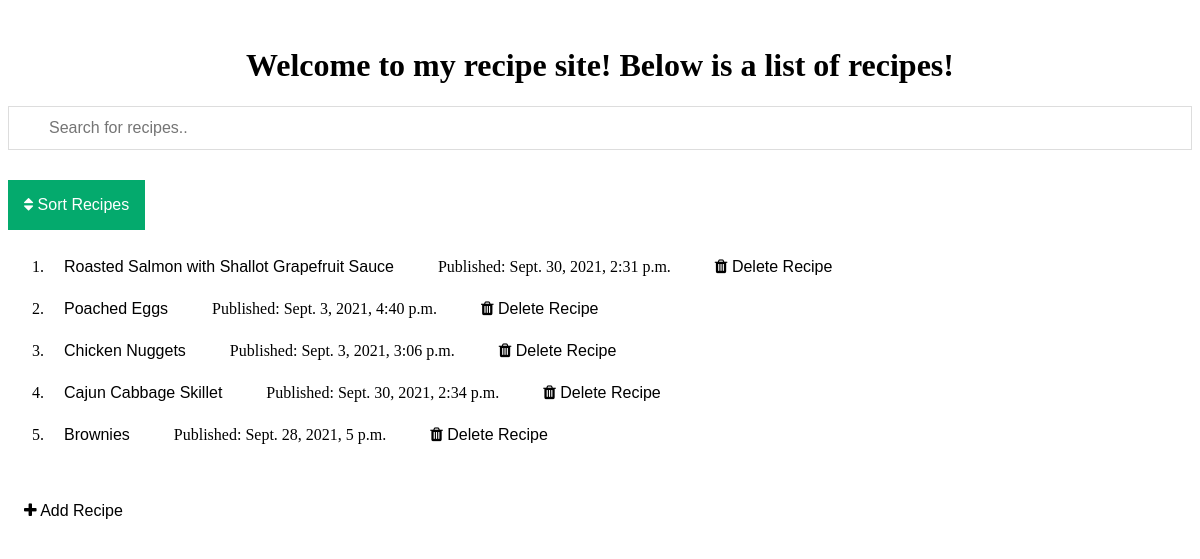
/recipe_app/-recipe_name, run on the app's committed database.
### recipe_app/models.py (models this page shows, shortened)
class Recipe(models.Model):
    recipe_name = models.CharField(max_length=200)
    pub_date= models.DateTimeField('date published')

### recipe_app/views.py (the view)
# urls.py: path('', views.index, name='index'),
def index(request, *args, **kwargs):
    if kwargs:
        order = kwargs["sort_order"]
    else:
        order = '-pub_date'
    if order == 'add':
        template_path = "recipe_app/add_recipe.html"
    if order not in ['-pub_date', 'pub_date', '-recipe_name', 'recipe_name']:
        order = '-pub_date'
    latest_recipe_list = Recipe.objects.order_by(order)
    template = loader.get_template('recipe_app/index.html')
    context = {
        'latest_recipe_list': latest_recipe_list,
        }
    return HttpResponse(template.render(context, request))

### recipe_app/templates/recipe_app/index.html (shortened to what this page needs)
<link rel="stylesheet" href="https://cdnjs.cloudflare.com/ajax/libs/font-awesome/4.7.0/css/font-awesome.min.css">
{% if latest_recipe_list %}
    <h1>Welcome to my recipe site! Below is a list of recipes!</h1>
    <input type="text" id="myInput" onkeyup="filter()" placeholder="Search for recipes.." title="Type in a recipe">
    <div class="dropdown">
      <button class="dropbtn"><i class="fa fa-sort"></i> Sort Recipes </button>
    </div>
    <ol id=myOL>
    {% for recipe in latest_recipe_list %}
        <li><a href="{% url 'recipe_app:recipe_page' recipe.id %}"><button class="btn"> {{ recipe.recipe_name }} </button></a>
        &nbsp;&nbsp;&nbsp;&nbsp;&nbsp;
        Published: {{ recipe.pub_date }}
        <a href="{% url 'recipe_app:delete_recipe' recipe.id %}"><button class="btn"><i class="fa fa-trash"></i>  Delete Recipe</button></a>
    {% endfor %}
    </ol>
{% else %}
    <h1>No recipes are available.</h1>
{% endif %}
<a href="/recipe_app/add"><button class="btn"><i class="fa fa-plus"></i> Add Recipe</button></a>

### recipe_app/templates/recipe_app/index.html (style rules this page uses)
h1 { text-align: center; }
.btn { background-color: white; border: none; color: black; padding: 12px 16px; font-size: 16px; cursor: pointer; }
.dropbtn { background-color: #04AA6D; color: white; padding: 16px; font-size: 16px; border: none; }
.dropdown { position: relative; display: inline-block; }
#myInput { background-image: url('https://www.w3schools.com/css/searchicon.png'); background-position: 10px 12px; background-repeat: no-repeat; width: 100%; font-size: 16px; padding: 12px 20px 12px 40px; border: 1px solid #ddd; margin-bottom: 12px; }

### data on the page
Recipe: recipe_name "Roasted Salmon with Shallot Grapefruit Sauce", pub_date "Sept. 30, 2021, 2:31 p.m."
Recipe: recipe_name "Poached Eggs", pub_date "Sept. 3, 2021, 4:40 p.m."
Recipe: recipe_name "Chicken Nuggets", pub_date "Sept. 3, 2021, 3:06 p.m."
Recipe: recipe_name "Cajun Cabbage Skillet", pub_date "Sept. 30, 2021, 2:34 p.m."
Recipe: recipe_name "Brownies", pub_date "Sept. 28, 2021, 5 p.m."
